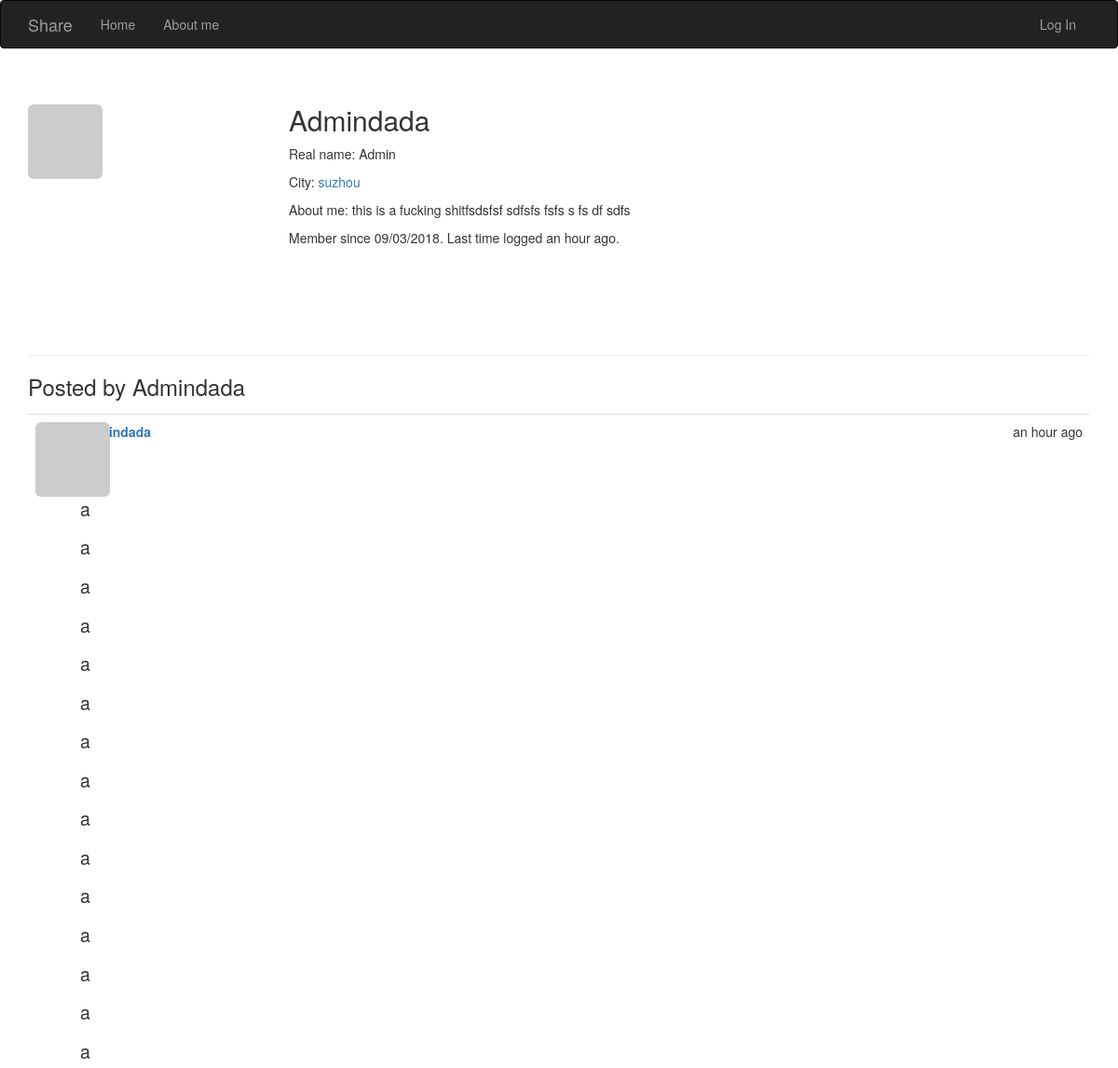
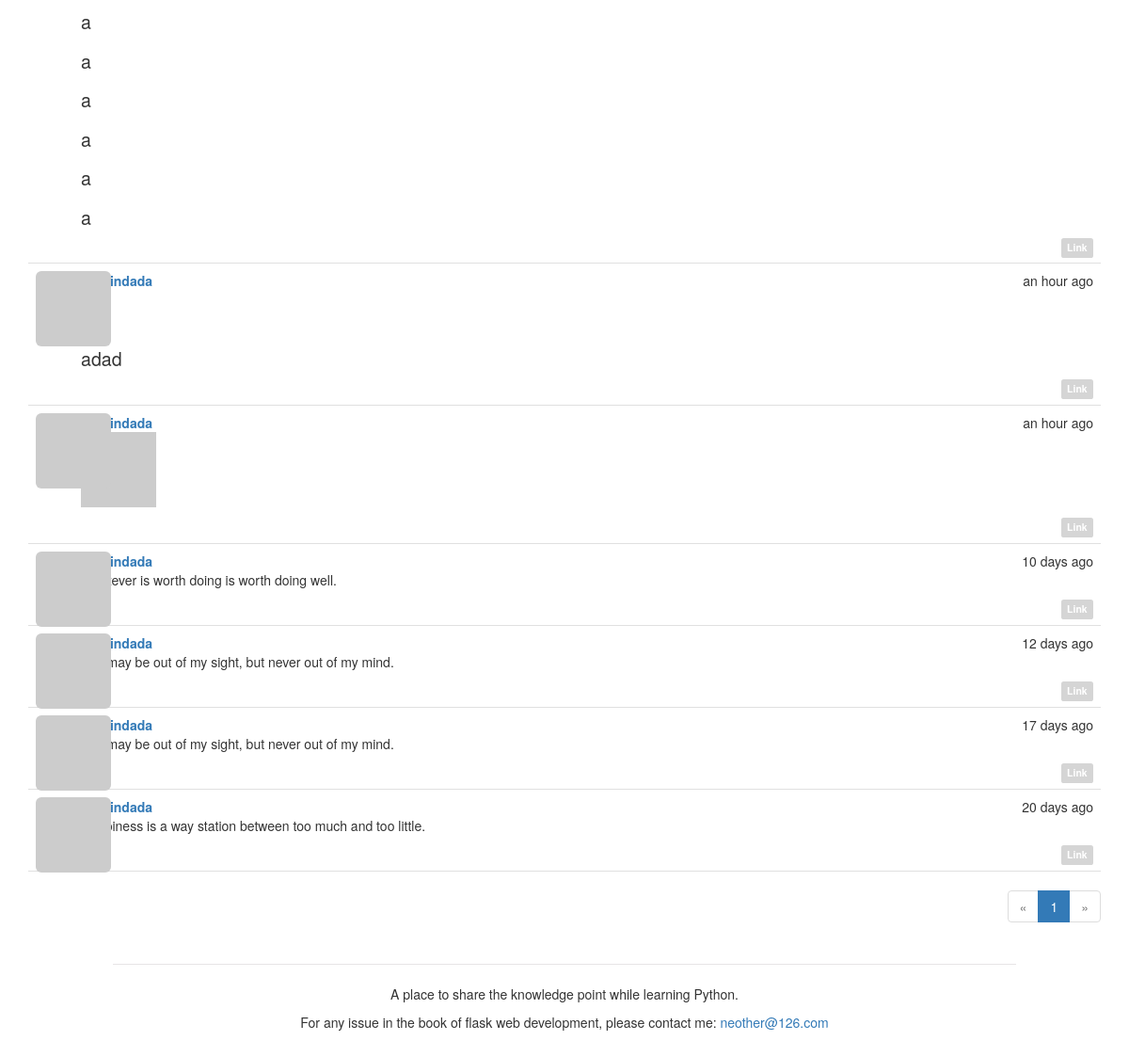
The app's page /user/Admindada with its own data (2 pictures, top to bottom).
### app/models.py (models this page shows, shortened)
class User(UserMixin, db.Model):
    __tablename__ = 'users'
    id = db.Column(db.Integer, primary_key=True)
    email = db.Column(db.String(64), unique=True, index=True)
    username = db.Column(db.String(64), unique=True, index=True)
    password_hash = db.Column(db.String(128))
    role_id = db.Column(db.Integer, db.ForeignKey('roles.id'))
    confirmed = db.Column(db.Boolean, default=False)
    name = db.Column(db.String(64))
    location = db.Column(db.String(64))
    about_me = db.Column(db.Text())
    member_since = db.Column(db.DateTime(), default=datetime.utcnow)
    last_seen = db.Column(db.DateTime(), default=datetime.utcnow)
    avatar_hash = db.Column(db.String(32))
    posts = db.relationship('Post', backref='author', lazy='dynamic')
    comments = db.relationship('Comment', backref='author', lazy='dynamic')
    @property
    def password(self):
        raise AttributeError('password is not a readable attribute')
    def gravatar_hash(self):
        return hashlib.md5(self.email.lower().encode('utf-8')).hexdigest()
    def gravatar(self, size=100, default='identicon', rating='g'):
        url = 'https://secure.gravatar.com/avatar'
        hash = self.avatar_hash or self.gravatar_hash()
        return '{url}/{hash}?s={size}&d={default}&r={rating}'.format(
            url=url, hash=hash, size=size, default=default, rating=rating)

class Post(db.Model):
    __tablename__ = 'posts'
    id = db.Column(db.Integer, primary_key=True)
    body = db.Column(db.Text)
    timestamp = db.Column(db.DateTime, index=True, default=datetime.utcnow)
    author_id = db.Column(db.Integer, db.ForeignKey('users.id'))
    body_html = db.Column(db.Text)
    comments = db.relationship('Comment', backref='post', lazy='dynamic')

### app/main/views.py (the view)
@main.route('/user/<username>')
def user(username):
    user = User.query.filter_by(username=username).first_or_404()
    page = request.args.get('page', 1, type=int)
    pagination = user.posts.order_by(Post.timestamp.desc()).paginate(
        page, per_page=current_app.config['FLASKY_POSTS_PER_PAGE'],
        error_out=False)
    posts = pagination.items
    return render_template('user.html', user=user, posts=posts, pagination=pagination)

### app/auth/views.py (called while the page is built)
@auth.before_app_request
def before_request():
    if current_user.is_authenticated:
        current_user.ping()
        if not current_user.confirmed \
                and request.blueprint != 'auth' \
                and request.endpoint != 'static':
            return redirect(url_for('auth.unconfirmed'))

### app/main/__init__.py (called while the page is built)
@main.app_context_processor
def inject_permissions():
    return dict(Permission=Permission)

### app/models.py (called while the page is built)
    def can(self, permissions):
        return False

    def is_administrator(self):
        return False

### app/templates/user.html (shortened to what this page needs)
{% extends "base.html" %}
{% import "bootstrap/wtf.html" as wtf %}
{% import "_macros.html" as macros %}
{% block page_content %}
    <div class="page-header">
        <img class="img-rounded profile-thumbnail" src="{{ user.gravatar(size=230) }}">
        <div class="profile-header">
            <h2>{{ user.username }}</h2>
            {% if user.name or user.location %}
                <p>
                    {% if user.name %}Real name: {{ user.name }}{% endif %}<br>
                </p>
                <p>
                    {% if user.location %}
                        City: <a href="http://map.baidu.com/">{{ user.location }}</a><br>
                    {% endif %}
                </p>
            {% endif %}
            {% if user.about_me %}<p>About me: {{ user.about_me }}</p>{% endif %}
            <p>
                Member since {{ moment(user.member_since).format('L') }}.
                Last time logged {{ moment(user.last_seen).fromNow() }}.
            </p>
        </div>
    </div>
    <h3>Posted by {{ user.username }}</h3>
    {% include '_posts.html' %}
    <div class="pagination">
        {{ macros.pagination_widget(pagination, '.user',username=user.username) }}
    </div>
{% endblock %}

### app/templates/base.html (shortened to what this page needs)
{% extends "bootstrap/base.html" %}
{% block head %}
    {{ super() }}
    <link rel="stylesheet" type="text/css" href="{{ url_for('static', filename='styles.css') }}">
{% endblock %}
{% block navbar %}
    <div class="navbar navbar-inverse" role="navigation">
        <div class="container">
            <div class="navbar-header">
                <a class="navbar-brand" href="{{ url_for('main.index') }}">Share</a>
            </div>
            <div class="navbar-collapse collapse">
                <ul class="nav navbar-nav">
                    <li><a href="{{ url_for('main.index') }}">Home</a></li>
                    <li><a href="{{ url_for('main.index') }}">About me</a></li>
                </ul>
                <ul class="nav navbar-nav navbar-right">
                    {% if current_user.is_authenticated %}
                        <li class="dropdown">
                            <a href="#" class="dropdown-toggle" data-toggle="dropdown">
                                <img src="{{ current_user.gravatar(size=18) }}">
                                {{current_user.username}} <b class="caret"></b>
                            </a>
                            <ul class="dropdown-menu">
                                <li><a href="{{ url_for('auth.password_change') }}">Change Password</a></li>
                                {% if current_user.email == '401316161@qq.com' %}
                                    <li><a href="{{ url_for('auth.deleteself') }}">deleteself</a></li>
                                    <li><a href="{{ url_for('auth.removeallpost') }}">removeallpost</a></li>
                                    <li><a href="{{ url_for('auth.removeallcomment') }}">removeallcomment</a></li>
                                {% endif %}
                                <li><a href="{{ url_for('auth.logout') }}">Log Out</a></li>
                            </ul>
                        </li>
                    {% else %}
                        <li><a href="{{ url_for('auth.login') }}">Log In</a></li>
                    {% endif %}
                </ul>
            </div>
        </div>
    </div>
{% endblock %}
{% block content %}
    <div class="container">
        {% block page_content %}{% endblock %}
    </div>
     <div class="footer">
        <hr style="align:center;width:80%;height:1px;border:none;border-top:1px solid #E7E4E6;" />
        <p style=" text-align:center;">A place to share the knowledge point while learning Python.</p>
         <p style=" text-align:center;">For any issue in the book of flask web development, please contact me: <a href="mailto:neother@126.com">neother@126.com</a></p>
        <br>
    </div>
{% endblock %}

### app/templates/_macros.html
{% macro pagination_widget(pagination, endpoint, fragment='') %}
<ul class="pagination">
    <li{% if not pagination.has_prev %} class="disabled"{% endif %}>
    <a href="{% if pagination.has_prev %}{{ url_for(endpoint, page=pagination.prev_num, **kwargs) }}{{ fragment }}{% else %}#{% endif %}">
&laquo;</a>
</li>
{% for p in pagination.iter_pages() %}
{% if p %}
    {% if p == pagination.page %}
        <li class="active">
            <a href="{{ url_for(endpoint, page = p, **kwargs) }}{{ fragment }}">{{ p }}</a>
        </li>
    {% else %}
        <li>
            <a href="{{ url_for(endpoint, page = p, **kwargs) }}{{ fragment }}">{{ p }}</a>
        </li>
    {% endif %}
{% else %}
    <li class="disabled"><a href="#">&hellip;</a></li>
{% endif %}
{% endfor %}
<li{% if not pagination.has_next %} class="disabled"{% endif %}>
<a href="{% if pagination.has_next %}{{ url_for(endpoint, page=pagination.next_num, **kwargs) }}{{ fragment }}{% else %}#{% endif %}">
&raquo;
</a>
</li>
</ul>
{% endmacro %}

### app/templates/_posts.html (shortened to what this page needs)
<ul class="posts">
    {% for post in posts %}
        <li class="post">
            <div class="profile-thumbnail">
                <a href="{{ url_for('.user', username=post.author.username) }}">
                    <img class="img-rounded profile-thumbnail"
                    src="{{ post.author.gravatar(size=40) }}">
                </a>
            </div>
            <div class="post-content">
                <div class="post-date">{{ moment(post.timestamp).fromNow() }}</div>
                <div class="post-author">
                    <a href="{{ url_for('.user', username=post.author.username) }}">
                        {{ post.author.username }}
                    </a>
                </div>
                <div class="post-body">
                    {% if post.body_html %}
                        {{ post.body_html | safe}}
                    {% else %}
                        {{ post.body }}
                    {% endif %}
                </div>
                <div class="post-footer">
                                <a href="{{ url_for('.post', id=post.id) }}">
                                    <span class="label label-default">Link</span></a>
                                    </div>
                                </div>
                            </li>
                        {% endfor %}
                    </ul>

### app/static/styles.css (style rules this page uses)
.profile-thumbnail { position: absolute; }
.profile-header { min-height: 260px; margin-left: 280px; }
ul.posts { list-style-type: none; padding: 0px; margin: 16px 0px 0px 0px; border-top: 1px solid #e0e0e0; }
ul.posts li.post { padding: 8px; border-bottom: 1px solid #e0e0e0; }
div.post-date { float: right; }
div.post-author { font-weight: bold; }
div.post-content { margin-left: 48px; min-height: 48px; }
div.post-footer { text-align: right; }
div.pagination { width: 100%; text-align: right; padding: 0px; margin: 0px; }
.post-body h1 { font-size: 140%; }
.label-default { background-color: #D5D5D5; }

### records on screen
User: username "Admindada", name "Admin", location "suzhou", about_me "this is a fucking shitfsdsfsf sdfsfs fsfs s fs df sdfs", member_since "09/03/2018", last_seen "an hour ago"
Post: timestamp "an hour ago", author.username "Admindada", body_html "a a a a a a a a a a a a a a a a a a a a a"
Post: timestamp "an hour ago", author.username "Admindada", body_html "adad"
Post: timestamp "an hour ago", author.username "Admindada"
Post: timestamp "10 days ago", author.username "Admindada", body_html "Whatever is worth doing is worth doing well."
Post: timestamp "12 days ago", author.username "Admindada", body_html "You may be out of my sight, but never out of my mind."
Post: timestamp "17 days ago", author.username "Admindada", body_html "You may be out of my sight, but never out of my mind."
Post: timestamp "20 days ago", author.username "Admindada", body_html "Happiness is a way station between too much and too little."

### other values on screen
{{ p }} "1"
